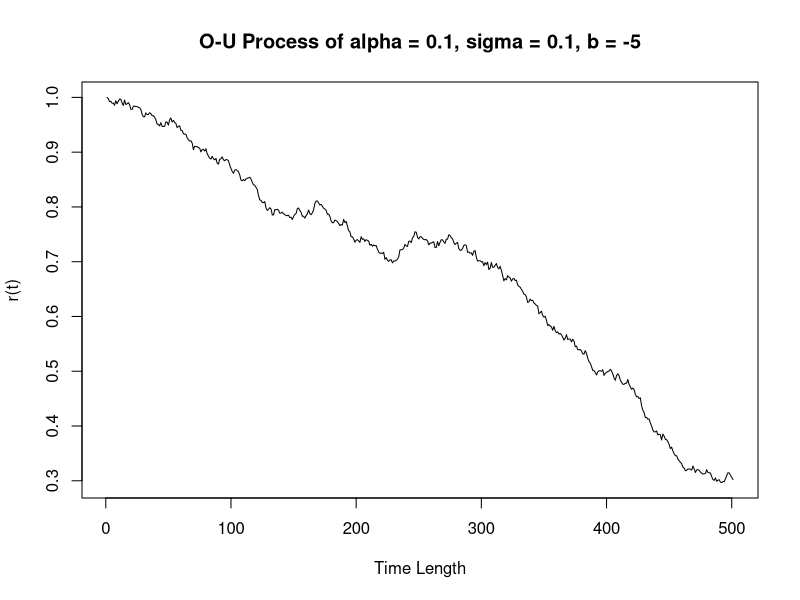
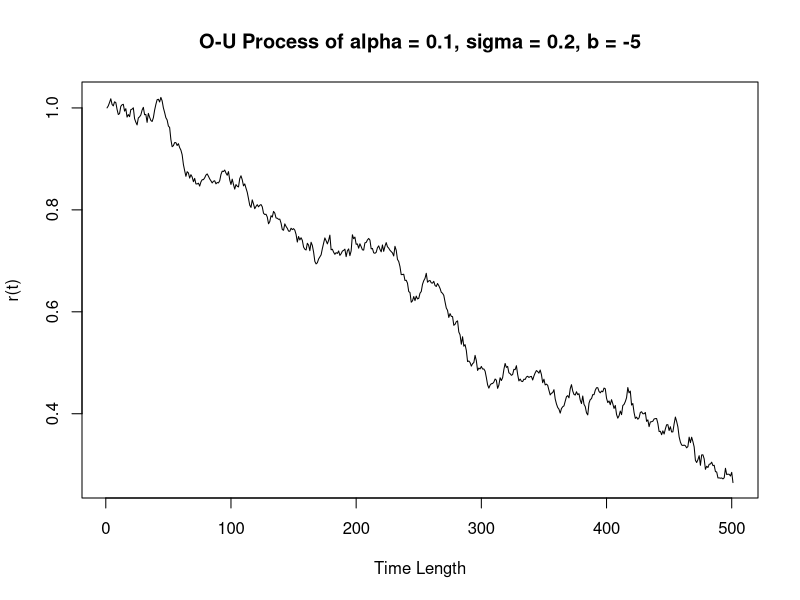
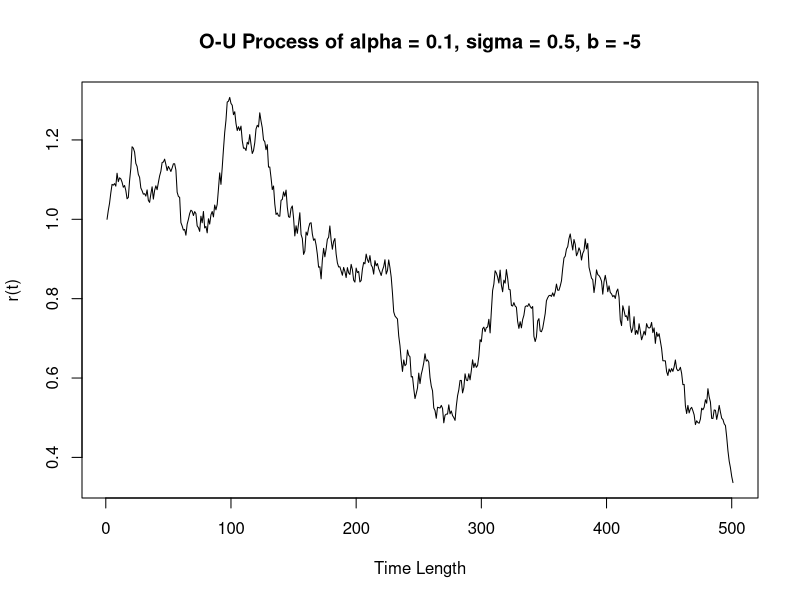
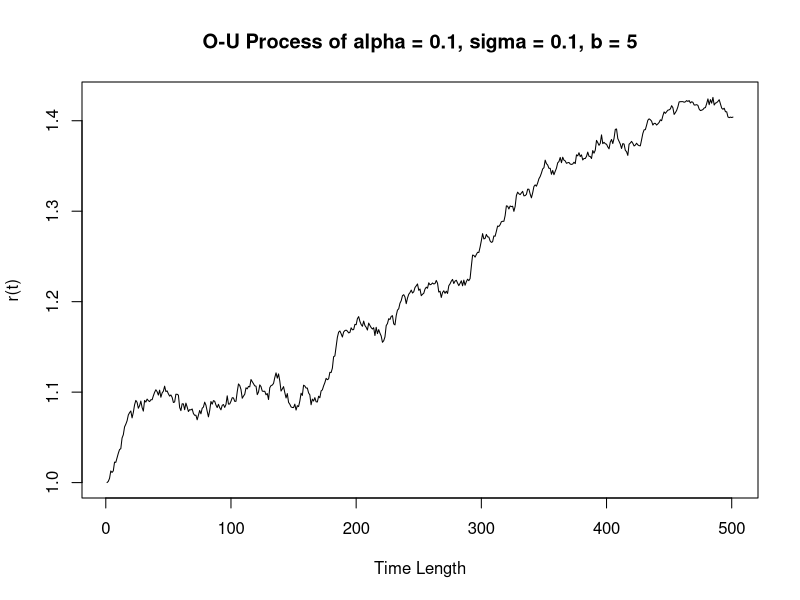
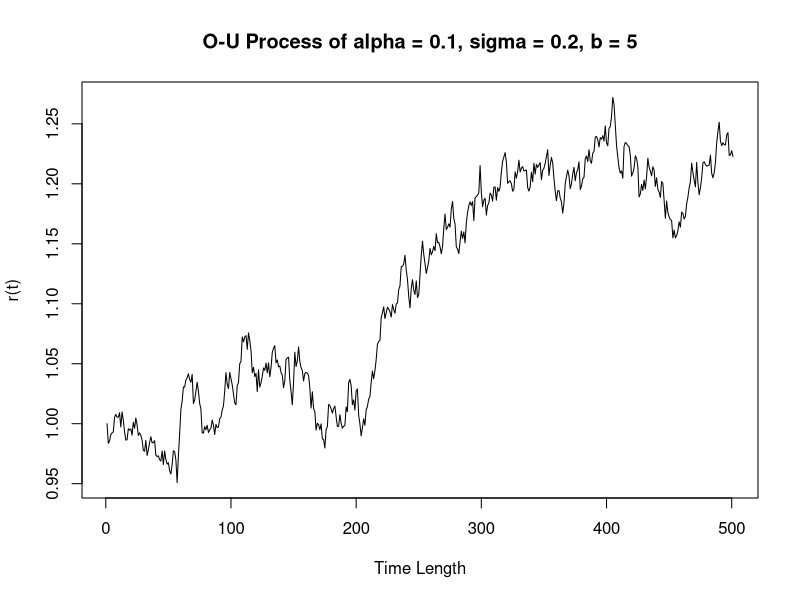
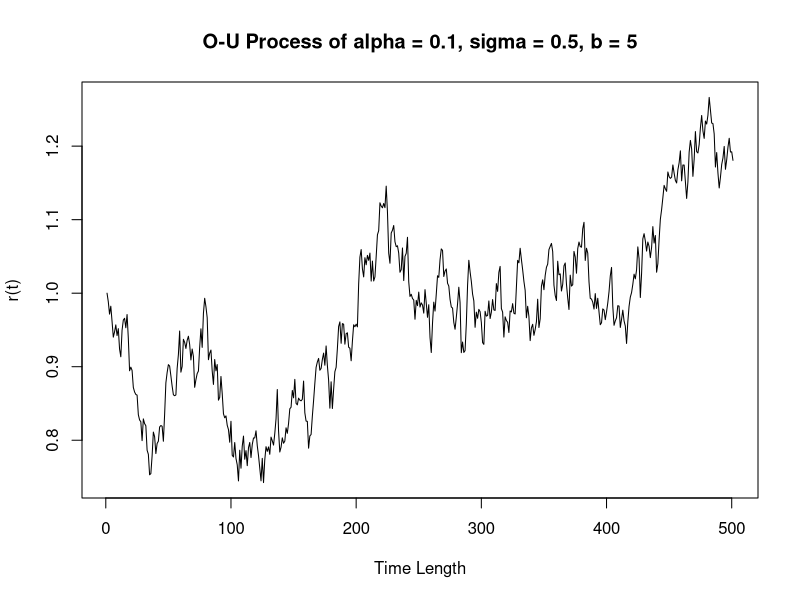
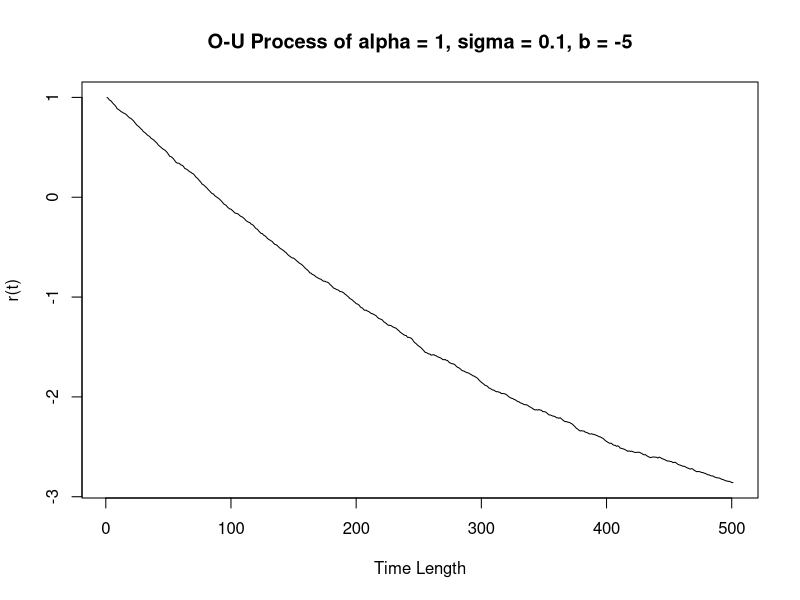
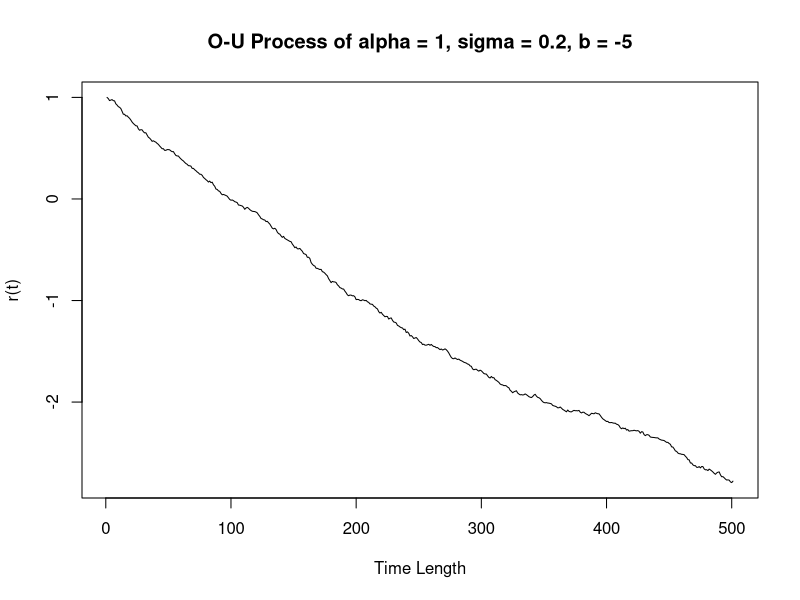

Reproduce these figures in R, in order.
## ---- chunk 1
options(width=200)
knitr::opts_chunk$set(echo = TRUE, warning = FALSE, tidy=TRUE)
## ---- chunk 2
alpha_1 <- c(rep(0.1,6), rep(1,6), rep(5,6))
sigma_1 <- rep(c(0.1,0.2,0.5),6)
b_1 <- rep(c(rep(-5,3), rep(5,3)),3)
r <- c()

O_U_process <- function(alpha, sigma, b, r0, Tt, delta){
  r[1] <- r0
  i <- 1
  for(i in 1:(1/delta)){
    z <- rnorm(1)
    r[i+1] <- exp(-alpha * delta) * r[i] + b * (1 - exp(-alpha * delta)) + 
              sigma * sqrt((1-exp(-2 * alpha * delta)) / (2 * alpha)) * z
    i <- i+1
  }
  return(r)
}

for(i in 1:18){
  result <- O_U_process(alpha_1[i], sigma_1[i], b_1[i], 1, 500, 1/500)
  plot(result, type = "l", xlab = "Time Length", ylab = "r(t)", 
       main = paste0("O-U Process of alpha = " , alpha_1[i], ", sigma = ", sigma_1[i], ", b = ", b_1[i]))
}
## ---- chunk 3
d <- c(1,0.5,0.1,0.01)
alpha_2 <- 1
sigma_2 <- 0.2
b_2 <- 5
r_2 <- 1
n <- 1000

Euler_Maruyama <- function(alpha, sigma, b, r0, delta, n){
  for(i in 1:n){
    u <- c()
    u[1] <- r0
    for (j in 1:(1/delta)){
      dw <- rnorm(1, mean = 0, sd = delta)
      u[j+1] <- u[j] + alpha * (b - u[j]) * delta + sigma * dw
      j <- j + 1
    }
  }
  u
}

plot(density(Euler_Maruyama(alpha_2, sigma_2, b_2, r_2, d[1], n)), 
     xlab = "r", ylab = "density", main = "Kernal Density and True Density of O_U_Process with delta = 1", 
     col = "blue", xlim = c(-2,8), ylim = c(0,0.5))
par(new=TRUE)
plot(density(O_U_process(alpha_2, sigma_2, b_2, r_2, 1/d[1], d[1])),
     xlab = "r", ylab = "density", main = "Kernal Density and True Density of O_U_Process with delta = 1",
     col = "red", xlim = c(-2,8), ylim = c(0,0.5))
legend("topright", legend = c("kernel density", "True density"), 
       bty = "n", text.col = c("blue", "red"))


plot(density(Euler_Maruyama(alpha_2, sigma_2, b_2, r_2, d[2], n)), 
     xlab = "r", ylab = "density", main = "Kernal Density and True Density of O_U_Process with delta = 0.5", 
     col = "blue", xlim = c(-1,6), ylim = c(0,0.5))
par(new=TRUE)
plot(density(O_U_process(alpha_2, sigma_2, b_2, r_2, 1/d[2], d[2])), 
     xlab = "r", ylab = "density", main = "Kernal Density and True Density of O_U_Process with delta = 0.5", 
     col = "red", xlim = c(-1,6), ylim = c(0,0.5))
legend("topright", legend = c("kernel density", "True density"), 
       bty = "n", text.col = c("blue", "red"))


plot(density(Euler_Maruyama(alpha_2, sigma_2, b_2, r_2, d[3], n)), 
     xlab = "r", ylab = "density", main = "Kernal Density and True Density of O_U_Process with delta = 0.1", 
     col = "blue", xlim = c(-1,6), ylim = c(0,0.5))
par(new=TRUE)
plot(density(O_U_process(alpha_2, sigma_2, b_2, r_2, 1/d[3], d[3])),
     xlab = "r", ylab = "density", main = "Kernal Density and True Density of O_U_Process with delta = 0.1",
     col = "red", xlim = c(-1,6), ylim = c(0,0.5))
legend("topright", legend = c("kernel density", "True density"), 
       bty = "n", text.col = c("blue", "red"))


plot(density(Euler_Maruyama(alpha_2, sigma_2, b_2, r_2, d[4], n)), 
     xlab = "r", ylab = "density", main = "Kernal Density and True Density of O_U_Process with delta = 0.01", 
     col = "blue", xlim = c(-1,6), ylim = c(0,0.5))
par(new=TRUE)
plot(density(O_U_process(alpha_2, sigma_2, b_2, r_2, 1/d[4], d[4])), 
     xlab = "r", ylab = "density", main = "Kernal Density and True Density of O_U_Process with delta = 0.01", 
     col = "red", xlim = c(-1,6), ylim = c(0,0.5))
legend("topright", legend = c("kernel density", "True density"), 
       bty = "n", text.col = c("blue", "red"))
